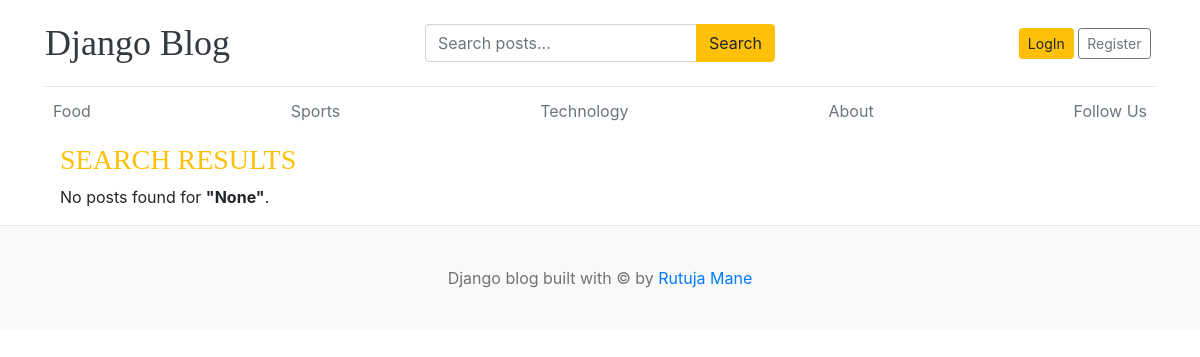
The app's page /blogs/search/ with its own data.
### blogs/models.py (models this page shows, shortened)
class Category(models.Model):
  category_name = models.CharField(max_length=50,unique=True)
  created_at = models.DateTimeField(auto_now_add=True)
  updated_at = models.DateTimeField(auto_now=True)
  class Meta:
    verbose_name_plural = 'categories'

### blogs/views.py (the view)
# urls.py: path('blogs/search/', BlogsView.search, name='search'),
def search(request):
    keyword = request.GET.get('keyword')
    if keyword:
        posts = Blog.objects.filter(
            Q(title__icontains=keyword) |
            Q(short_description__icontains=keyword) |
            Q(blog_body__icontains=keyword),
            status='Published'
        )
    else:
        posts = Blog.objects.none()
    categories = Category.objects.all()
    context = {
        'posts': posts,
        'keyword': keyword,
        'categories':categories,
    }
    return render(request, 'search.html', context)

### blogs/context_processors.py (called while the page is built)
def get_categories(request):
  categories = Category.objects.all()
  return dict(categories=categories)

def social_links(request):
    return {
        'social_links': SocialLink.objects.filter(is_active=True)
    }

### templates/search.html (shortened to what this page needs)
{% extends 'base.html' %}
{% block content %}
<div class="container">
    <h3 class="text-uppercase text-warning">
        Search Results
    </h3>
    <div class="row">
        {% if posts %}
            {% for post in posts %}
                <div class="col-md-6">
                    <div class="card border-0 mb-3">
                        <div class="card-body">
                            <h3>
                                <a
                                    href="{% url 'blogs' post.slug %}"
                                    class="text-dark"
                                >
                                    {{ post.title }}
                                </a>
                            </h3>
                            <small class="text-muted">
                                {{ post.created_at|timesince }}
                                ago |
                                {{ post.author.username }}
                            </small>
                            <p class="card-text mt-2">
                                {{ post.short_description|truncatewords:20 }}
                            </p>
                            <a
                                href="{% url 'blogs' post.slug %}"
                            >
                                Continue reading...
                            </a>
                        </div>
                    </div>
                </div>
            {% endfor %}
        {% else %}
            <div class="col-12">
                <p>
                    No posts found for
                    <strong>"{{ keyword }}"</strong>.
                </p>
            </div>
        {% endif %}
    </div>
</div>
{% endblock %}

### templates/base.html (shortened to what this page needs)
{% load static %}
<!doctype html>
<html lang="en">
  <head>
    <link
      href="https://getbootstrap.com/docs/4.0/dist/css/bootstrap.min.css"
      rel="stylesheet"
    />
    <link
      href="{% static 'css/blog.css' %}"
      rel="stylesheet"
    />
    <link rel="stylesheet" href="https://cdnjs.cloudflare.com/ajax/libs/font-awesome/4.7.0/css/font-awesome.min.css">
  </head>
  <body>
    <div class="container">
     <header class="blog-header py-3">
    <div class="row align-items-center">
        <div class="col-md-4">
            <a class="blog-header-logo text-dark" href="/">
                Django Blog
            </a>
        </div>
        <div class="col-md-4">
            <form action="{% url 'search' %}" method="GET">
                <div class="input-group">
                    <input
                        class="form-control"
                        type="text"
                        name="keyword"
                        placeholder="Search posts..."
                        required
                    >
                    <div class="input-group-append">
                        <button
                            class="btn btn-warning"
                            type="submit"
                        >
                            Search
                        </button>
                    </div>
                </div>
            </form>
        </div>
        <div class="col-md-4 d-flex justify-content-end align-items-center">
            {% if not user.is_authenticated %}
            <a
                class="btn btn-sm btn-warning"
                href="{% url 'login' %}"
            >
                LogIn
            </a>
            <a
                class="btn btn-sm btn-outline-secondary"
                href="{% url 'register' %}"
            >
                Register
            </a>
          {% endif %}
        </div>
    </div>
</header>
      <div class="nav-scroller py-1 mb-2">
        <nav class="nav d-flex justify-content-between">
            {% for cat in categories %}
              <a
                class="p-2 text-muted"
                href="{% url 'posts_by_category' cat.id %}"
              >
                {{ cat.category_name }}
              </a>
            {% endfor %}
            <a
                class="p-2 text-muted"
                href="{% url 'about' %}"
            >
                About
            </a>
            <a
                class="p-2 text-muted"
                href="{% url 'follow_us' %}"
            >
                Follow Us
            </a>
        </nav>
      </div>
      {% block content %}
      {% endblock %}
    </div>
    <footer class="blog-footer">
      <p>
        Django blog built with © by
        <a href="#">Rutuja Mane</a>
      </p>
    </footer>
  </body>
</html>

### static/css/blog.css (style rules this page uses)
.blog-header { border-bottom: 1px solid #e5e5e5; }
.blog-header-logo { font-family: "Playfair Display", Georgia, "Times New Roman", serif; font-size: 2.25rem; }
h1, h2, h3, h4, h5, h6 { font-family: "Playfair Display", Georgia, "Times New Roman", serif; }
.blog-footer { padding: 2.5rem 0; color: #727272; text-align: center; background-color: #f9f9f9; border-top: .05rem solid #e5e5e5; }
.blog-footer p:last-child { margin-bottom: 0; }

### records on screen
Category: category_name "Food"
Category: category_name "Sports"
Category: category_name "Technology"

### other values on screen
{{ keyword }} "None"
